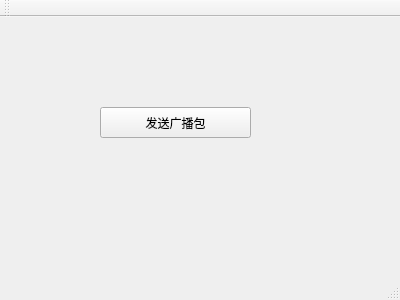
<?xml version="1.0" encoding="UTF-8"?>
<ui version="4.0">
 <class>MainWindow</class>
 <widget class="QMainWindow" name="MainWindow">
  <property name="geometry">
   <rect>
    <x>0</x>
    <y>0</y>
    <width>400</width>
    <height>300</height>
   </rect>
  </property>
  <property name="windowTitle">
   <string>MainWindow</string>
  </property>
  <widget class="QWidget" name="centralWidget">
   <widget class="QPushButton" name="pushButton">
    <property name="geometry">
     <rect>
      <x>100</x>
      <y>90</y>
      <width>151</width>
      <height>31</height>
     </rect>
    </property>
    <property name="text">
     <string>发送广播包</string>
    </property>
   </widget>
  </widget>
  <widget class="QMenuBar" name="menuBar">
   <property name="geometry">
    <rect>
     <x>0</x>
     <y>0</y>
     <width>400</width>
     <height>17</height>
    </rect>
   </property>
  </widget>
  <widget class="QToolBar" name="mainToolBar">
   <attribute name="toolBarArea">
    <enum>TopToolBarArea</enum>
   </attribute>
   <attribute name="toolBarBreak">
    <bool>false</bool>
   </attribute>
  </widget>
  <widget class="QStatusBar" name="statusBar"/>
 </widget>
 <layoutdefault spacing="6" margin="11"/>
 <resources/>
 <connections/>
</ui>
